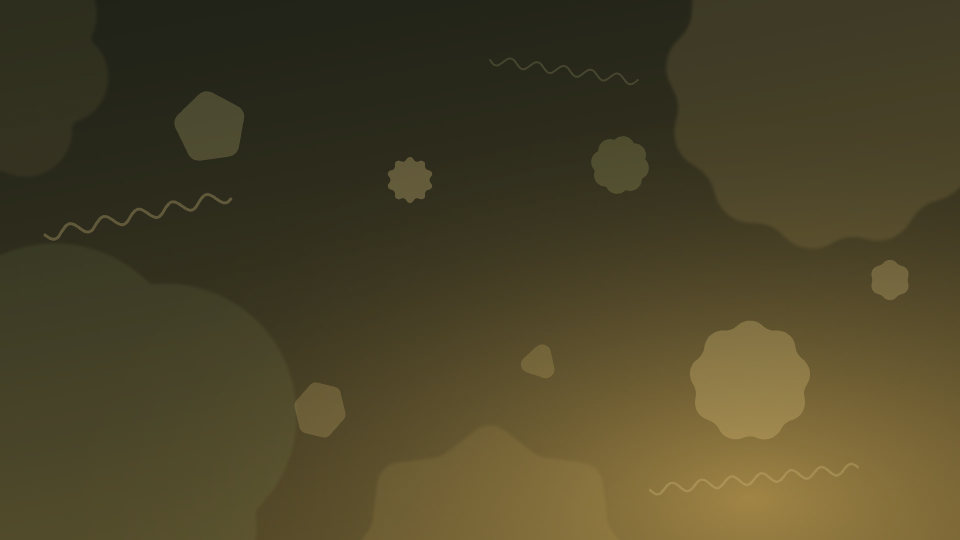
#> input picture assets/wallpaper.png, 1920 x 1080 px (shown at 1/2 size)
$ python seed.py ../assets/wallpaper.png
#> lines starting #> are read from the running program, lines starting #| are printed output that depends on the picture
#!/usr/bin/env python3
"""seed.py <image>: print the colour Bloom builds its theme from: the most common colourful hue in the picture
(weighted by how colourful each pixel is, so a big grey sky doesn't win). Greys only if there's no colour."""
import colorsys
import math
import sys

from PIL import Image

try:
    im = Image.open(sys.argv[1])
#> im is the input picture: PIL image 1920x1080 RGB; mean R, G, B 75.2, 67.7, 39.7
    im.draft("RGB", (192, 192))   # JPEGs decode at reduced size: a big wallpaper takes a fraction of the time
    im = im.convert("RGB")
except Exception:
    print("#b59a4c")
    sys.exit()
im.thumbnail((96, 96))
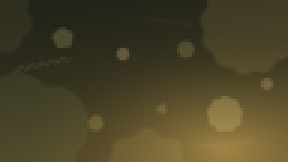
#> im: PIL image 96x54 RGB (shown 3 times larger); mean R, G, B 75.3, 67.8, 39.8
buckets = [[0.0, 0.0, 0.0, 0.0, 0.0] for _ in range(36)]   # weight, sum h-x, sum h-y, sum s, sum v
total = 0.0
px = im.tobytes()
for j in range(0, len(px), 3):
    r, g, b = px[j], px[j + 1], px[j + 2]
    h, s, v = colorsys.rgb_to_hsv(r / 255, g / 255, b / 255)
    w = s * s * (0.25 + v) * (v > 0.12)
    total += 1
    if w < 0.02:
        continue
    k = buckets[int(h * 36) % 36]
    k[0] += w
    k[1] += math.cos(h * 2 * math.pi) * w
    k[2] += math.sin(h * 2 * math.pi) * w
    k[3] += s * w
    k[4] += v * w
#> this loop made 5184 passes
#> (j, r, g, b, h, s, v, w) on passes 2 to 4: (3, 46, 46, 30, 0.167, 0.348, 0.18, 0.0521), (6, 46, 46, 30, 0.167, 0.348, 0.18, 0.0521), (9, 46, 46, 30, 0.167, 0.348, 0.18, 0.0521)
#> after the loop, total = 5184
# the best hue counts its neighbours too, so a gradient isn't split across buckets
score = [buckets[i][0] + 0.5 * (buckets[i - 1][0] + buckets[(i + 1) % 36][0]) for i in range(36)]
i = max(range(36), key=lambda i: score[i])
if score[i] < total * 0.01:
    print("#8a8a8a")
    sys.exit()
group = [buckets[(i + d) % 36] for d in (-1, 0, 1)]
W = sum(k[0] for k in group)
#> W = 577.5
h = (math.atan2(sum(k[2] for k in group), sum(k[1] for k in group)) / (2 * math.pi)) % 1
#> h = 0.129
s = max(0.35, min(0.8, sum(k[3] for k in group) / W))
#> s = 0.491
v = max(0.55, min(0.85, sum(k[4] for k in group) / W))
#> v = 0.55
r, g, b = colorsys.hsv_to_rgb(h, s, v)
#> r = 0.55; g = 0.489; b = 0.28
print("#%02x%02x%02x" % (round(r * 255), round(g * 255), round(b * 255)))
#| #8c7d47
